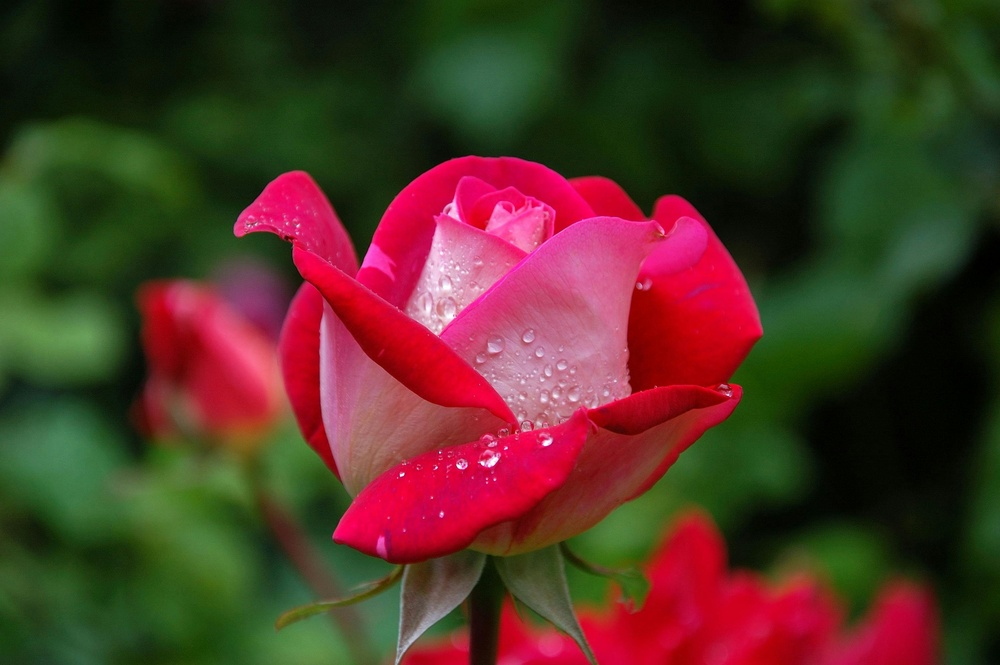
#> input picture pexels-pixabay-56866.jpg, 1000 x 665 px, shrunk from 3008 x 2000 before the run, found by its file name
$ python program4.py
#> lines starting #> are read from the running program, lines starting #| are printed output that depends on the picture
#	Display the histogram of the gray scale image.

from matplotlib import pyplot as plt
import numpy as np

image = plt.imread('image/pexels-pixabay-56866.jpg')
#> image is the input picture: shape (665, 1000, 3); mean R, G, B 81.6, 51.3, 38.3
fig,xy = plt.subplots(1,2)

image_gray = image[:,:,0]*0.299 +image[:,:,1]*0.587 + image[:,:,2]*0.114
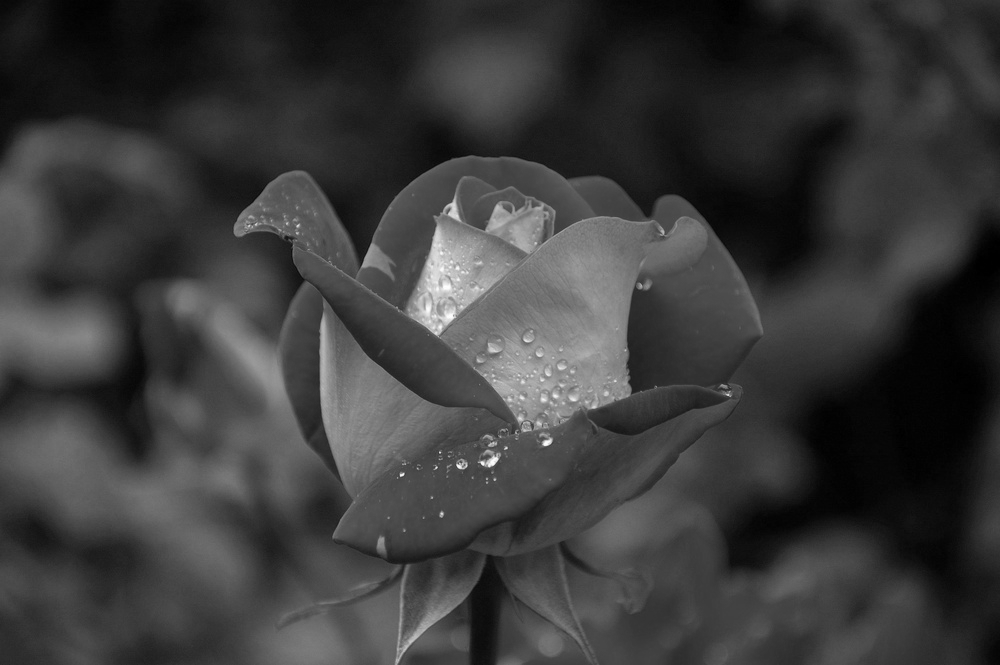
#> image_gray: shape (665, 1000) float64; min 0, max 255, mean 58.9

xy[0].imshow(image_gray, cmap = 'gray')
xy[0].set_title('Grayscale Image')
xy[0].axis('off')
xy[1].hist(image_gray.ravel(), bins = 256, color = 'black')

xy[1].set_title('Histogram of Grayscale Image')
xy[1].set_xlabel('Pixel Intensity')
xy[1].set_ylabel('Frequency')
plt.show()
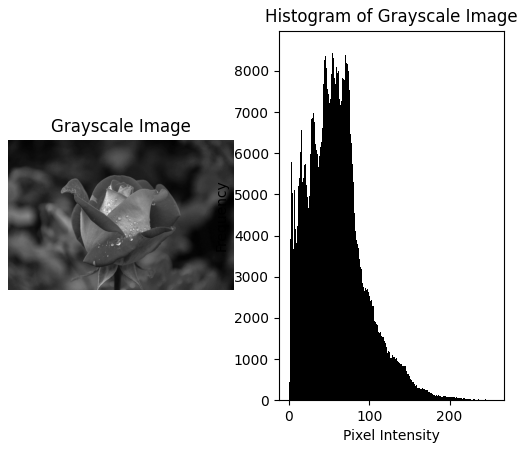
#> figure drawn by matplotlib, 2 panels; panel 2: tallest bar 8554 high, from x = 45.82 to 46.82
